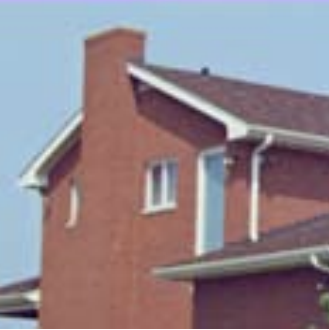
#> input picture Lab4/house.tiff, 329 x 330 px
$ jupyter execute Untitled.ipynb
#> lines starting #> are read from the running program, lines starting #| are printed output that depends on the picture; long printed decimals are rounded
[cell 1]
import numpy as np
import matplotlib.pyplot as plt
import imageio.v2 as imageio
from mpl_toolkits.mplot3d import Axes3D

# ==============================
# LOAD + FIX IMAGE
# ==============================
I = imageio.imread('house.tiff')
#> I is the input picture: shape (330, 329, 4); mean R, G, B, A 145.3, 132.6, 140.1, 255

print("Original shape:", I.shape)
#| Original shape: (330, 329, 4)

# Ensure RGB
if len(I.shape) == 2:
    I = np.stack((I,)*3, axis=-1)
elif I.shape[2] == 4:
    I = I[:, :, :3]
#> I: shape (330, 329, 3)

print("Fixed shape:", I.shape)
#| Fixed shape: (330, 329, 3)

plt.imshow(I)
plt.title("Original Image")
plt.axis('off')
plt.show()

# Reshape
M, N, _ = I.shape
#> M = 330; N = 329
X = I.reshape(M * N, 3).astype(np.float64)

# ==============================
# K-MEANS FUNCTION (WITH HISTORY)
# ==============================
def kmeans(X, k, max_iters=50, seed=42):
#> called with X = array of shape (108570, 3), k = 2, max_iters = 50, seed = 42
    np.random.seed(seed)

    indices = np.random.choice(len(X), k, replace=False)
#> indices = [53145, 12472]
    means = X[indices]
#> means = [[142, 123, 125], [163, 197, 219]]

    initial_means = means.copy()
#> initial_means = [[142, 123, 125], [163, 197, 219]]
    means_history = [means.copy()]
#> means_history = [[[142, 123, 125], [163, 197, 219]]]
    J_history = []

    for iteration in range(max_iters):
        distances = np.linalg.norm(X[:, np.newaxis] - means, axis=2)
        labels = np.argmin(distances, axis=1)

        # Compute J
        J = 0
        for i in range(k):
            cluster_points = X[labels == i]
            if len(cluster_points) > 0:
                J += np.sum((cluster_points - means[i])**2)
        J_history.append(J)

        # Update means
        new_means = []
        for i in range(k):
            cluster_points = X[labels == i]
            if len(cluster_points) > 0:
                new_means.append(np.mean(cluster_points, axis=0))
            else:
                new_means.append(means[i])
        new_means = np.array(new_means)

        means_history.append(new_means.copy())

        if np.allclose(means, new_means):
            break

        means = new_means
#> after the loop, J_history = [286336774, 166239527, 165192923.4, 165177356.2, 165177144]; means_history = 6 items

    return means, labels, J_history, initial_means, means_history

# ==============================
# PART 1 — k = 2
# ==============================
k = 2
means, labels, J_history, initial_means, means_history = kmeans(X, k)
#> means = [[129.7, 94.67, 95.19], [170, 193, 211.6]]; initial_means = [[142, 123, 125], [163, 197, 219]]; means_history = 6 items

# (a) Plot J
plt.plot(J_history)
plt.title("Error J vs Iterations (k=2)")
plt.xlabel("Iteration")
plt.ylabel("J")
plt.show()
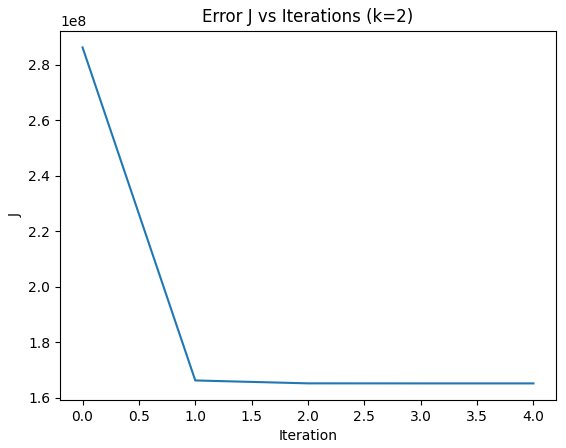
#> figure drawn by matplotlib, 1 panel

# (b) Plot initial, mid, final means
fig = plt.figure()
ax = fig.add_subplot(111, projection='3d')

mid_means = means_history[len(means_history)//2]
#> mid_means = [[129.7, 94.69, 95.21], [170, 193, 211.7]]

ax.scatter(initial_means[:,0], initial_means[:,1], initial_means[:,2], s=200, label="Initial")
ax.scatter(mid_means[:,0], mid_means[:,1], mid_means[:,2], s=200, label="Mid")
ax.scatter(means[:,0], means[:,1], means[:,2], s=200, label="Final")

ax.set_xlabel('R')
ax.set_ylabel('G')
ax.set_zlabel('B')
plt.legend()
plt.title("Means Evolution (k=2)")
plt.show()
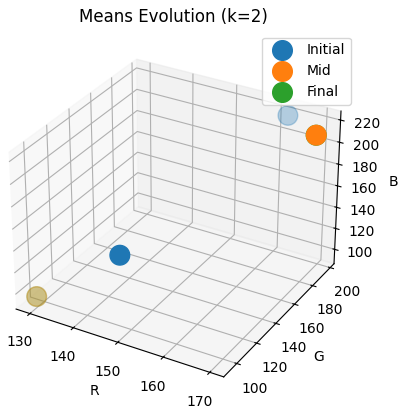
#> figure drawn by matplotlib, 1 panel

# (c) RGB scatter
sample = X[:5000]
sample_labels = labels[:5000]
#> sample_labels = 5000 values from 1 to 1

fig = plt.figure()
ax = fig.add_subplot(111, projection='3d')
ax.scatter(sample[:,0], sample[:,1], sample[:,2], c=sample_labels, s=2)
plt.title("Clustered Pixels (k=2)")
plt.show()
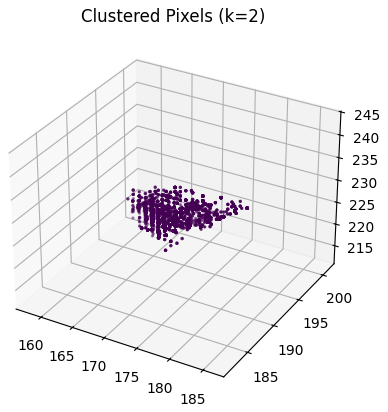
#> figure drawn by matplotlib, 1 panel

# (d) Labeled image
X_labeled = means[labels]
I_labeled = X_labeled.reshape(M, N, 3).astype(np.uint8)
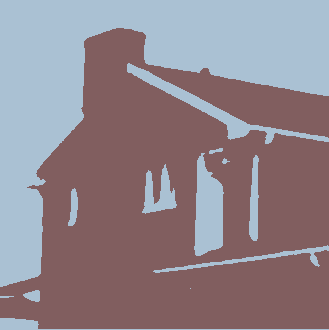
#> I_labeled: shape (330, 329, 3); mean of channels 0, 1, 2 144.8, 132.2, 139.8; drawn as R, G, B

plt.imshow(I_labeled)
plt.title("Labeled Image (k=2)")
plt.axis('off')
plt.show()

# ==============================
# PART 2 — k = 5 (TWO RUNS)
# ==============================

# Run 1
means1, labels1, _, init1, _ = kmeans(X, 5, seed=42)
#> means1 = [[146.5, 106.7, 101.7], [167, 194.6, 217.1], [152.4, 154.2, 159.1], [88.97, 60.69, 73.48], [222.7, 222.9, 220.4]]; init1 = [[142, 123, 125], [163, 197, 219], [164, 193, 220], [123, 97, 107], [168, 195, 218]]

# Run 2
means2, labels2, _, init2, _ = kmeans(X, 5, seed=7)
#> means2 = [[146.5, 106.7, 101.7], [152.4, 154.2, 159.1], [88.97, 60.69, 73.48], [167, 194.6, 217.1], [222.7, 222.9, 220.4]]; init2 = [[161, 112, 101], [155, 139, 143], [103, 70, 78], [166, 195, 220], [166, 195, 216]]

print("Initial Means Run 1:\n", init1)
#| Initial Means Run 1:
#|  [[142. 123. 125.]
#|  [163. 197. 219.]
#|  [164. 193. 220.]
#|  [123.  97. 107.]
#|  [168. 195. 218.]]
print("Initial Means Run 2:\n", init2)
#| Initial Means Run 2:
#|  [[161. 112. 101.]
#|  [155. 139. 143.]
#|  [103.  70.  78.]
#|  [166. 195. 220.]
#|  [166. 195. 216.]]

# Show images
I1 = means1[labels1].reshape(M, N, 3).astype(np.uint8)
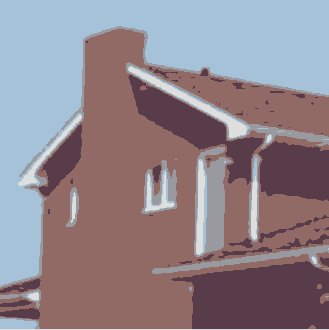
#> I1: shape (330, 329, 3); mean of channels 0, 1, 2 144.5, 132, 139.7; drawn as R, G, B
I2 = means2[labels2].reshape(M, N, 3).astype(np.uint8)

plt.figure(figsize=(10,5))

plt.subplot(1,2,1)
plt.imshow(I1)
plt.title("k=5 Run 1")
plt.axis('off')

plt.subplot(1,2,2)
plt.imshow(I2)
plt.title("k=5 Run 2")
plt.axis('off')

plt.show()

# RGB scatter for both
sample = X[:5000]

fig = plt.figure(figsize=(10,5))

ax1 = fig.add_subplot(121, projection='3d')
ax1.scatter(sample[:,0], sample[:,1], sample[:,2], c=labels1[:5000], s=2)
ax1.set_title("Run 1 RGB")

ax2 = fig.add_subplot(122, projection='3d')
ax2.scatter(sample[:,0], sample[:,1], sample[:,2], c=labels2[:5000], s=2)
ax2.set_title("Run 2 RGB")

plt.show()
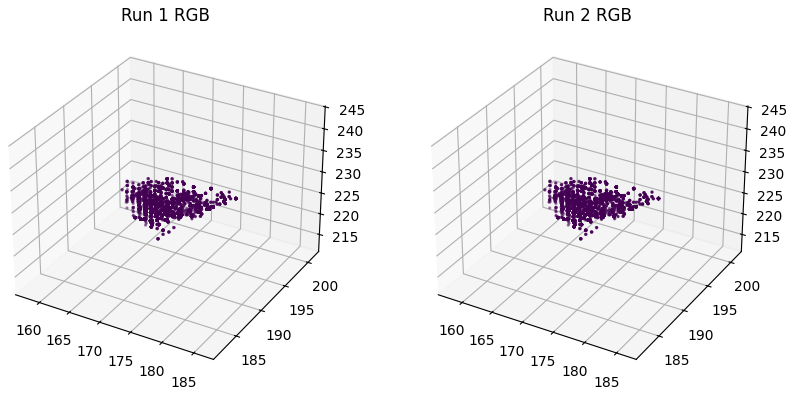
#> figure drawn by matplotlib, 2 panels

# ==============================
# PART 3 — XB INDEX
# ==============================
def xb_index(X, means, labels):
    N = len(X)
#> N = 108570
    k = len(means)
#> k = 5

    num = 0
    for i in range(k):
        cluster_points = X[labels == i]
        if len(cluster_points) > 0:
            num += np.sum((cluster_points - means[i])**2)
#> this loop made 5 passes
#> num on passes 1 to 5: 20268598.6, 24066196.9, 30297627.9, 42706330.6, 45134846.3
#> after the loop, num = 45134846.3

    min_dist = np.inf
#> min_dist = inf
    for i in range(k):
        for j in range(i+1, k):
            dist = np.linalg.norm(means[i] - means[j])**2
            if dist < min_dist:
                min_dist = dist
#> after the loop, min_dist = 3919.7

    return num / (N * min_dist)

xb1 = xb_index(X, means1, labels1)
#> xb1 = 0.106
xb2 = xb_index(X, means2, labels2)
#> the loop in xb_index (call 2), `for i in range(k):` made 5 passes
#> num on passes 1 to 5: 20268598.6, 26498518.2, 38907220.9, 42706330.8, 45134846.6
#> xb2 = 0.106

print("XB Run 1:", xb1)
#| XB Run 1: 0.1061
print("XB Run 2:", xb2)
#| XB Run 2: 0.1061

# ==============================
# FINAL COMPARISON PRINT
# ==============================
if xb1 < xb2:
    print("Run 1 is better clustering (lower XB).")
else:
    print("Run 2 is better clustering (lower XB).")
